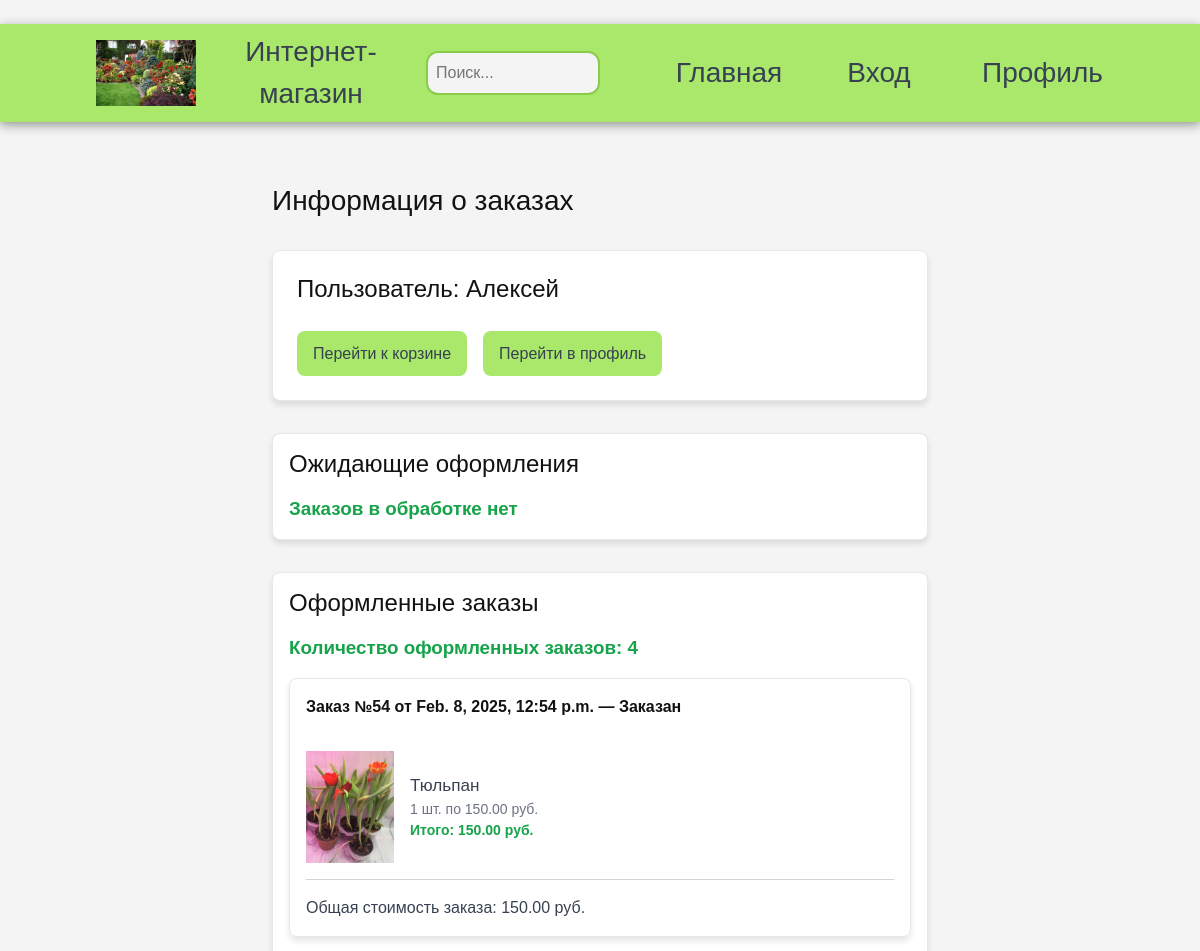
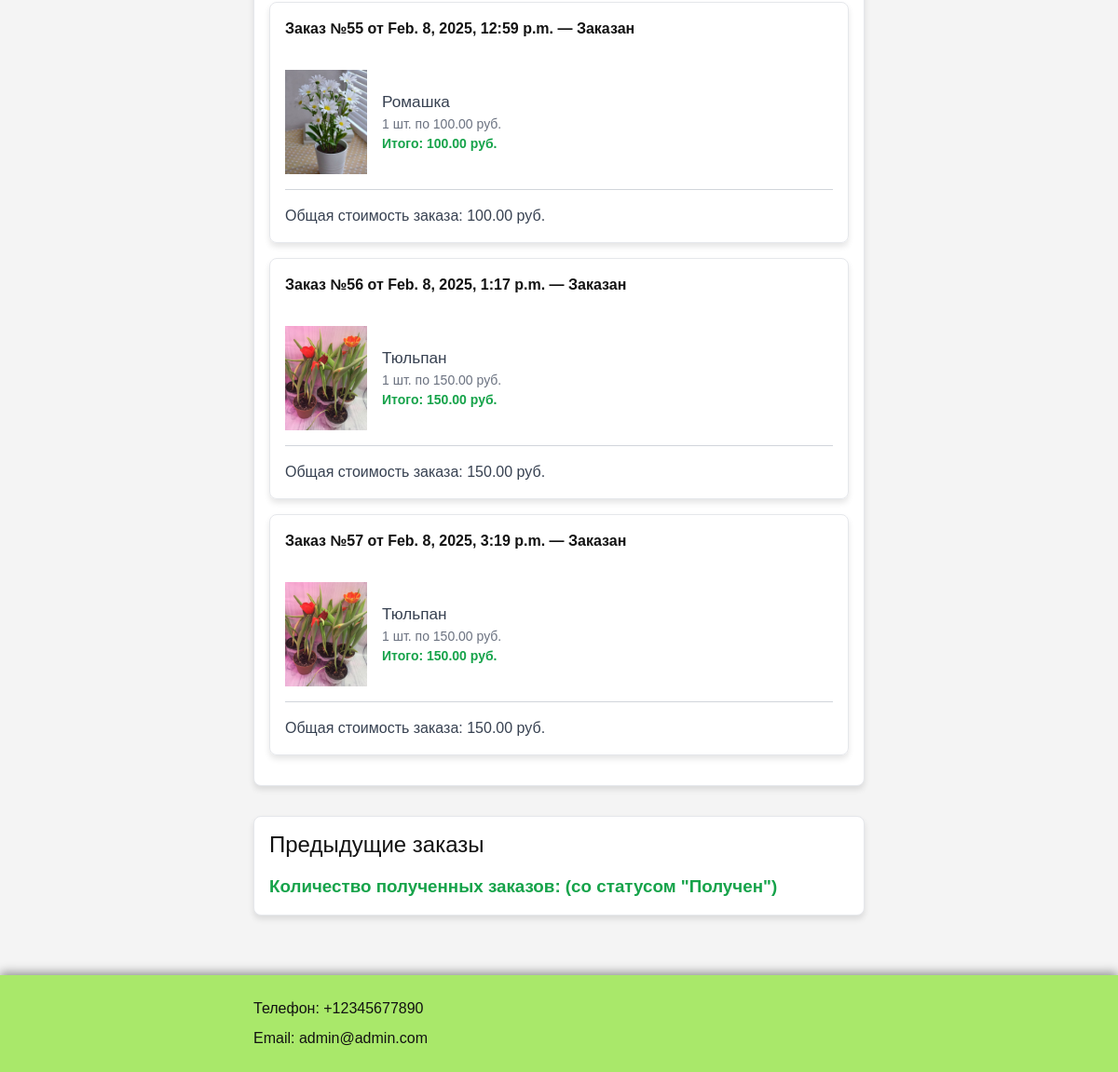
Before: /order/ (signed in) with the older database file (2 pictures, top to bottom).
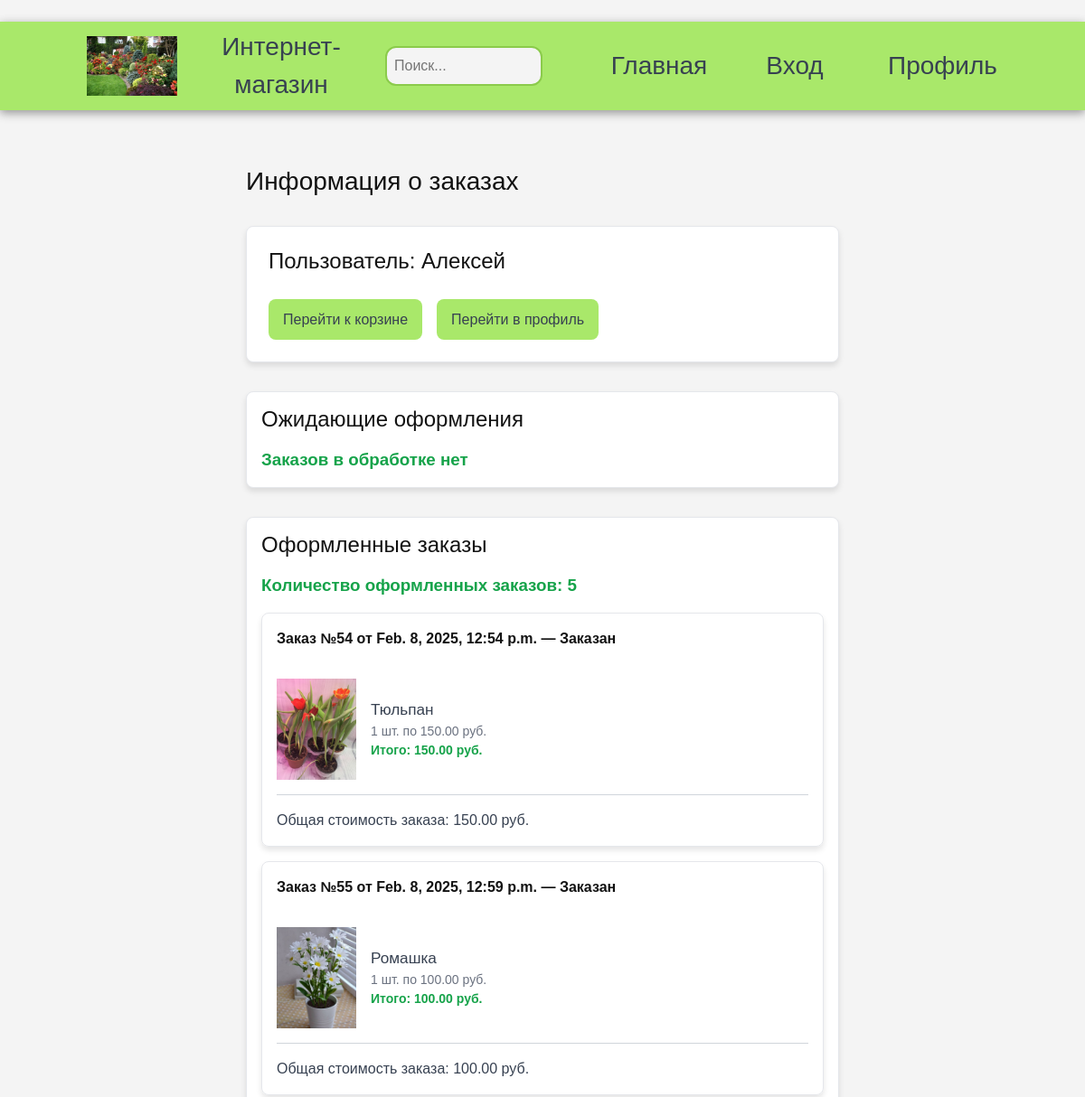
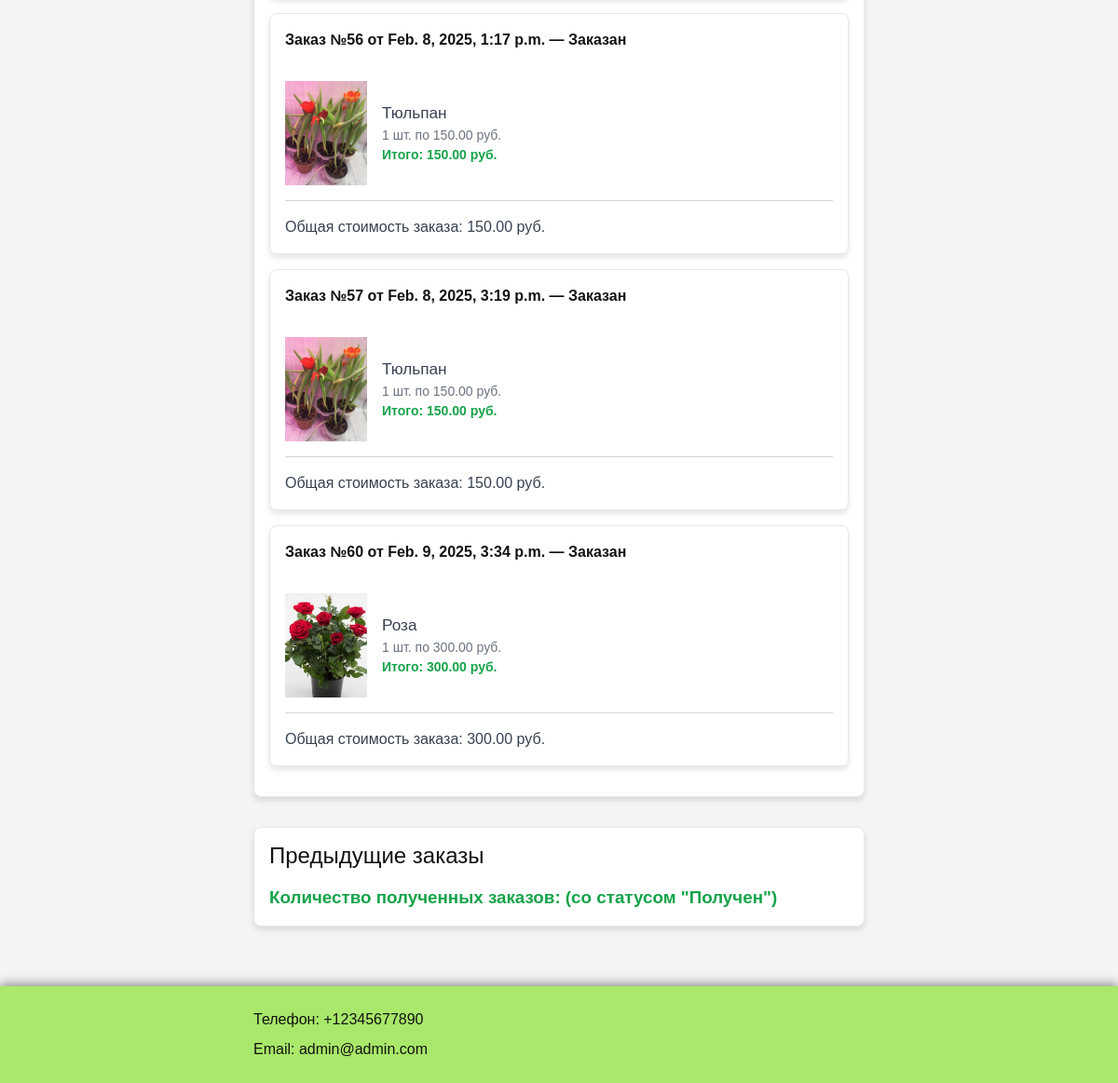
After: the same page with the newer database file (2 pictures, top to bottom).
### shop/models.py (models this page shows, shortened)
class ShopUser(models.Model):
    email = models.EmailField(unique=True, verbose_name="Email")
    first_name = models.CharField(max_length=255, verbose_name="Имя")
    surname = models.CharField(max_length=255, verbose_name="Фамилия")
    phone_number = models.CharField(max_length=20, verbose_name="Телефон")
    password = models.CharField(max_length=128, verbose_name="Пароль")
    created_at = models.DateTimeField(auto_now_add=True, verbose_name="Дата регистрации")
    city = models.CharField(max_length=100, verbose_name="Город", default="Не указан")
    street = models.CharField(max_length=255, verbose_name="Улица", default="Не указана")
    house = models.CharField(max_length=20, verbose_name="Дом", default="Не указан")
    apartment = models.CharField(max_length=20, verbose_name="Квартира", blank=True, null=True)
    postal_code = models.CharField(max_length=20, verbose_name="Почтовый индекс", default="Не указан")

class Order(models.Model):
    user = models.ForeignKey(ShopUser, on_delete=models.CASCADE, related_name="orders")
    created_at = models.DateTimeField(auto_now_add=True)
    updated_at = models.DateTimeField(auto_now=True)
    status = models.CharField(max_length=50, default="Ожидает обработки")
    total_price = models.DecimalField(max_digits=10, decimal_places=2, default=0.0)  # Итоговая цена
    city = models.CharField(max_length=100, verbose_name="Город")
    street = models.CharField(max_length=255, verbose_name="Улица")
    house = models.CharField(max_length=20, verbose_name="Дом")
    apartment = models.CharField(max_length=20, verbose_name="Квартира", blank=True, null=True)
    postal_code = models.CharField(max_length=20, verbose_name="Почтовый индекс")

class OrderItem(models.Model):
    order = models.ForeignKey(Order, related_name="items", on_delete=models.CASCADE)
    product = models.ForeignKey('Product', on_delete=models.CASCADE)
    quantity = models.PositiveIntegerField()

class Product(models.Model):
    category = models.ForeignKey(Category, related_name='products', on_delete=models.CASCADE)
    name = models.CharField(max_length=200, db_index=True)
    slug = models.SlugField(max_length=200, db_index=True)
    image = models.ImageField(upload_to='products/%Y/%m/%d', blank=True)
    short_description = models.TextField(blank=True)
    description = models.TextField(blank=True)
    price = models.DecimalField(max_digits=10, decimal_places=2)
    stock = models.PositiveIntegerField()
    available = models.BooleanField(default=True)
    created = models.DateTimeField(auto_now_add=True)
    updated = models.DateTimeField(auto_now=True)
    class Meta:
        ordering = ('name',)
        index_together = (('id', 'slug'),)
    def get_absolute_url(self):
        return reverse('shop:product_detail',
                        args=[self.id, self.slug])

### shop/views.py (the view)
# urls.py: path('order/', views.order, name='order'),
def order(request): # страница заказов
    if 'user_id' not in request.session:
        messages.error(request, "Вы не выполнили вход в профиль. Если у вас нет профиля, пройдите регистрацию.")
        return redirect('shop:registration')
    user = ShopUser.objects.get(id=request.session['user_id'])
    orders = user.orders.all()  # Все заказы пользователя
    pending_orders = orders.filter(status="Ожидает обработки")
    ordered_orders = orders.filter(status="Заказан")
    return render(request, 'shop/order.html', {'user': user, 'orders': orders, 'pending_orders': pending_orders, 'ordered_orders': ordered_orders})

### shop/templatetags/calculations.py (called while the page is built)
@register.filter
def multiply(value, arg):
    return value * arg

@register.filter
def total_order_price(items):
    return sum(item.quantity * item.product.price for item in items)

@register.filter
def sum_order(items):
    i = 0
    for item in items:
        i+=1
    return i

### shop/templates/shop/order.html (shortened to what this page needs)
﻿{% extends "shop/base.html" %}
{% load static %}
{% load calculations %}
{% block content %}
<h2>Информация о заказах</h2>
<article class="profil_data">
    <section class="basket-content">
        <h3>Пользователь: {{ user.first_name }}</h3>
    </section>
    <section class="basket-content">
        <form method="post" action="{% url 'shop:cart' %}">
            <button type="submit" class="profil-btn" style="width: 100%; padding: 0 1rem;">Перейти к корзине</button>
        </form>
        <form method="post" action="{% url 'shop:profil' %}">
            <button type="submit" class="profil-btn" style="width: 100%; padding: 0 1rem;">Перейти в профиль</button>
        </form>
    </section>
</article>
<article class="order_article">
    <h3>Ожидающие оформления</h3>
    {% if pending_orders %}
        <section class="text-in">Количество заказов в обработке: {{ pending_orders|sum_order }} </section>
        {% for order in pending_orders %}
        <section class="order-column">
            <div><strong>Заказ №{{ order.id }} от {{ order.created_at }} — {{ order.status }}</strong></div>
            {% for item in order.items.all %}
            <div class="order-row">
                <a class="order-images" href="{{ item.product.get_absolute_url }}">
                    <img src="{% if item.product.image %}{{ item.product.image.url }}{% else %}{% static 'img/err.jpg' %}{% endif %}">
                </a>
                <div class="order-details">
                    <a class="product-name" href="{{ item.product.get_absolute_url }}">{{ item.product.name }}</a>
                    <div class="product-info">
                        {{ item.quantity }} шт. по {{ item.product.price }} руб. <br>
                        <strong>Итого: {{ item.quantity|multiply:item.product.price }} руб.</strong>
                    </div>
                </div>
            </div>
            {% endfor %}
            <article class="basket-section" style="gap: 0.5rem;">
                <p>Общая стоимость заказа: {{ order.items.all|total_order_price }} руб.</p>
                <p>Перед заказом проверьте свой адрес доставки в Профиле</p>
            </article>
            <div class="basket-content">
                <form method="get" action="{% url 'shop:order_payment' order.id %}">
                    <button type="submit" class="order-btn btn-success">Заказать</button>
                </form>
                <form method="post" action="{% url 'shop:remove_order' order.id %}">
                    {% csrf_token %}
                    <button type="submit" class="order-btn btn-danger">Удалить заказ</button>
                </form>
            </div>
        </section>
        {% endfor %}
    {% else %}
        <section class="text-in">Заказов в обработке нет</section>
    {% endif %}
</article>
<article class="order_article">
    <h3>Оформленные заказы</h3>
    {% if ordered_orders %}
        <section class="text-in">Количество оформленных заказов: {{ ordered_orders|sum_order }} </section>
        {% for order in ordered_orders %}
        <section class="order-column">
            <div><strong>Заказ №{{ order.id }} от {{ order.updated_at }} — {{ order.status }}</strong></div>
            {% for item in order.items.all %}
            <section class="order-row">
                <a class="order-images" href="{{ item.product.get_absolute_url }}">
                    <img src="{% if item.product.image %}{{ item.product.image.url }}{% else %}{% static 'img/err.jpg' %}{% endif %}">
                </a>
                <div class="order-details">
                    <a class="product-name" href="{{ item.product.get_absolute_url }}">{{ item.product.name }}</a>
                    <div class="product-info">
                        {{ item.quantity }} шт. по {{ item.product.price }} руб. <br>
                        <strong>Итого: {{ item.quantity|multiply:item.product.price }} руб.</strong>
                    </div>
                </div>
            </section>
            {% endfor %}
            <article class="basket-section">
                <p>Общая стоимость заказа: {{ order.items.all|total_order_price }} руб.</p>
            </article>
        </section>
        {% endfor %}
    {% else %}
        <section class="text-in">Оформленных заказов нет</section>
    {% endif %}
</article>
<article class="order_article">
    <h3>Предыдущие заказы</h3>
    <section class="text-in">Количество полученных заказов: (со статусом "Получен") </section>
</article>
{% endblock content %}

### shop/templates/shop/base.html (shortened to what this page needs)
{% load static %}
<!DOCTYPE html>
<html lang="ru">
<head>
	<link rel="stylesheet" href="https://use.fontawesome.com/releases/v5.8.2/css/all.css">
	<link rel="stylesheet" href="https://cdn.jsdelivr.net/npm/bootstrap@5.2.3/dist/css/bootstrap.min.css">
	<link rel="stylesheet" href="{% static 'css/garden_store.css' %}">
</head>
<body data-theme="color">
	<div class="wrapper">
		<header>
			<article class="menu">
				<section class="menu-section">
					<img src="{% static 'img/main_logo.jpg' %}" alt="logo" width="100">
					<a style="width: 300px;" href="/">Интернет-магазин</a>
					<form method="get" action="{% url 'shop:product_list' %}">
						<div class="header-form">
							<input type="text" name="query" placeholder="Поиск..." required>
						</div>
					</form>
				</section>
				<section class="menu-section" style="justify-content: end;">
					<a href="/" title="Главная страница">Главная</a>
					<a href="/registration" title="Вход">Вход</a>
					<a class="menu-inside-show" href="/profil" title="Профиль">Профиль</a>
				</section>
			</article>
		</header>
		<main>
			{% block content %}
			{% endblock %}
		</main>
		<footer>
			<p>Телефон: +12345677890</p>
			<p>Email: admin@admin.com</p>
		</footer>
	</div>
</body>
</html>

### shop/static/css/garden_store.css (style rules this page uses)
* { margin: 0; padding: 0; }
[data-theme="color"] { --body-bg: #f4f4f4; --form-bg: #ffffff; --header-bg: #A9E86A; --header-bg-dark: #8bcb4b; --dark: #121212; --gray: #374151; --link: #61afef; --link-hover: #2c83ca; --link-active: #375772; --hr: #a2a2a2; --shadow: #939393; --code-color: #888; --img-op: 1; }
body, html { margin: 0; padding: 0; width: 100%; height: 100%; }
body { color: var(--dark); background-color: var(--body-bg); font-family: 'Rubik', sans-serif; font-weight: 400; }
a { font-size: 26px; color: var(--link); text-decoration: none; }
h2 { font-size: 28px; margin-bottom: 2rem; }
h3 { font-size: 24px; margin-bottom: 1rem; }
p { font-size: 18px; margin: 0; }
form { display: flex; flex-direction: column; gap: 1rem; }
input { width: 70%; padding: 8px; border: 1px solid #ccc; border-radius: 5px; outline: none; transition: border-color 0.2s; }
.wrapper { display: flex; flex-direction: column; height: 100%; }
header { flex: 1 0 auto; width: 100%; padding: 0 6rem; position: fixed; z-index: 1000; text-align: center; background-color: var(--header-bg); box-shadow: 0 3px 10px var(--shadow); }
.header-form { display: flex; align-items: center; justify-content: space-between; }
.header-form input { width: 100%; padding: 8px; border: 2px solid var(--header-bg-dark); border-radius: 12px; outline: none; transition: border-color 0.2s; background-color: var(--body-bg); }
.menu { width: 100%; position: relative; display: grid; grid-template-columns: repeat(2, 1fr); }
.menu-section { display: flex; align-items: center; }
.menu-section a { width: 150px; font-size: 28px; transition: transform 0.4s; color: var(--gray); }
.menu-inside-show { position: relative; padding: 1.75rem; }
footer { flex: 0 0 auto; float: left; align-items: center; padding: 1rem 17rem; background-color: var(--header-bg); box-shadow: 0 -3px 10px var(--shadow); }
footer p { font-size: 16px; margin: 0.5rem 0; }
main { flex: 1 0 auto; float: left; padding: 2rem 17rem; margin-top: 8rem; }
.profil_data { display: grid; padding: 1.5rem; margin: 2rem 0; background-color: var(--form-bg); box-shadow: 0 4px 6px rgba(0, 0, 0, 0.1); border-radius: 0.5rem; border: 1px solid #e5e7eb; }
.basket-content { display: flex; gap: 1rem; align-items: center; }
.basket-content h3 { margin-bottom: 1.75rem; }
.basket-section { width: 100%; display: grid; gap: 1rem; }
.basket-section p, .basket-content p { color: var(--gray); font-size: 16px; margin: 0; }
.profil-btn { width: 85%; height: 45px; border-radius: 0.5rem; font-size: 1rem; color: var(--gray); background-color: var(--header-bg); border: none; cursor: pointer; transition: transform 0.2s ease, background-color 0.2s ease; }
.order_article { padding: 1rem; margin: 2rem 0; background-color: var(--form-bg); box-shadow: 0 4px 6px rgba(0, 0, 0, 0.1); border-radius: 0.5rem; border: 1px solid #e5e7eb; }
.text-in { font-size: 1.175rem; font-weight: 600; color: #16a34a; }
.order-column { display: flex; flex-direction: column; gap: 1rem; padding: 1rem; margin: 1rem 0; box-shadow: 0 4px 6px rgba(0, 0, 0, 0.1); border-radius: 0.5rem; border: 1px solid #e5e7eb; }
.order-row { display: flex; align-items: center; gap: 1rem; padding: 1rem 0; border-bottom: 1px solid #d1d5db; }
.order-images { width: 5.5rem; height: 7rem; }
.order-images img { width: 100%; height: 100%; object-fit: cover; }
.product-name { font-size: 1.075rem; font-weight: 500; color: var(--gray); }
.product-info { font-size: 0.875rem; color: #6b7280; }
.product-info strong { color: #16a34a; }

Changed rows visible on the page:
added Order: id "60", updated_at "Feb. 9, 2025, 3:34 p.m.", status "Заказан", items.all|total_order_price "300.00"
added OrderItem: product.image (picture), product.name "Роза", quantity "1", product.price "300.00", quantity|multiply "300.00", shown under "60"
Other visible differences:
{{ ordered_orders|sum_order }}: "4" → "5"
